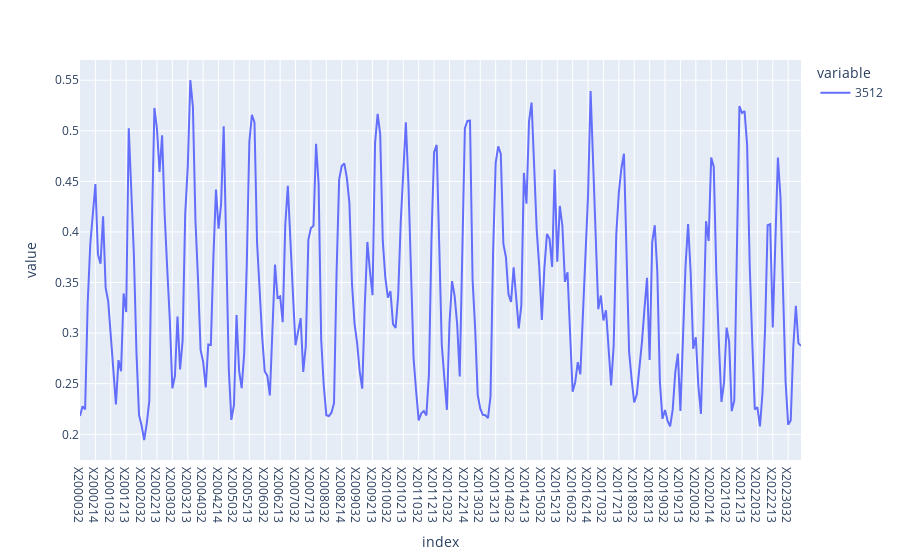

The notebook cell saved with this chart:
### Code cell
px.line(eviMean.sample().iloc[:,8:].transpose())

### Figure 1 — Plotly figure (JSON) as saved in the notebook; plotly's stock layout.template omitted (floating-point values rounded to 4 significant figures; data arrays with more than 128 entries replaced by an {"elided": "..."} marker saying what was removed)
{"data": [{"hovertemplate": "variable=3512<br>index=%{x}<br>value=%{y}<extra></extra>", "legendgroup": "3512", "line": {"color": "#636efa", "dash": "solid"}, "marker": {"symbol": "circle"}, "mode": "lines", "name": "3512", "orientation": "v", "showlegend": true, "type": "scatter", "x": {"elided": "282 str values"}, "xaxis": "x", "y": {"elided": "282 float values"}, "yaxis": "y"}], "layout": {"legend": {"title": {"text": "variable"}, "tracegroupgap": 0}, "margin": {"t": 60}, "xaxis": {"anchor": "y", "domain": [0, 1], "title": {"text": "index"}}, "yaxis": {"anchor": "x", "domain": [0, 1], "title": {"text": "value"}}}}
